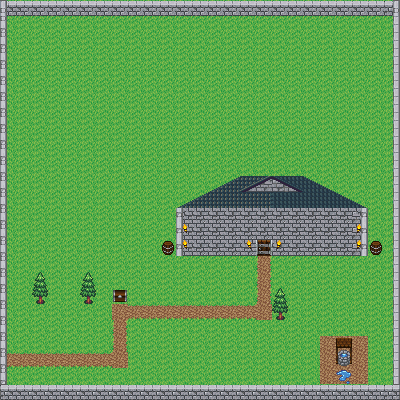

Rendered tile map (Tiled .tmx) drawn with the repository's tilesets; below, a short description and the map source with its tile grids summarised:
An orthogonal 25x25 tile map with 16x16 px tiles, 4 tile layers (Background, Foreground, Overhead, Other), 2 tilesets and 14 objects (3x tree, 3x container, 2x wall, well, door).

<map version="1.0" orientation="orthogonal" renderorder="right-down" width="25" height="25" tilewidth="16" tileheight="16" nextobjectid="15">
 <tileset firstgid="1" name="town" tilewidth="16" tileheight="16" tilecount="128">
  <image source="tilesets/town.png" width="256" height="128" />
 </tileset>
 <tileset firstgid="129" name="indoor_stone" tilewidth="16" tileheight="16" tilecount="216">
  <image source="tilesets/indoor_stone.png" width="288" height="192" />
 </tileset>
 <layer name="Background" width="25" height="25">
  <data>[625 cells, 625 non-empty, 4 distinct tile ids]</data>
 </layer>
 <layer name="Foreground" width="25" height="25">
  <data>[625 cells, 115 non-empty, 14 distinct tile ids]</data>
 </layer>
 <layer name="Overhead" width="25" height="25">
  <data>[625 cells, 49 non-empty, 15 distinct tile ids]</data>
 </layer>
 <layer name="Other" width="25" height="25">
  <data>[625 cells, 6 non-empty, 2 distinct tile ids]</data>
 </layer>
 <objectgroup name="ColliderRectangles">
  <object id="1" type="wall" x="272" y="205" width="96" height="40">
   <properties>
    <property name="material" value="stone" />
   </properties>
  </object>
  <object id="2" type="wall" x="176" y="205" width="80" height="40">
   <properties>
    <property name="material" value="stone" />
   </properties>
  </object>
  <object id="3" type="tree" x="83" y="286" width="9" height="6">
   <properties>
    <property name="type" value="evergreen" />
   </properties>
  </object>
  <object id="4" type="tree" x="35" y="286" width="9" height="6">
   <properties>
    <property name="type" value="evergreen" />
   </properties>
  </object>
  <object id="5" type="well" x="338" y="351" width="13" height="4">
   <properties>
    <property name="type" value="water" />
   </properties>
  </object>
  <object id="6" x="394" y="3.33333" width="16" height="400">
   <properties>
    <property name="type" value="map_bounds" />
   </properties>
  </object>
  <object id="7" x="0" y="-16" width="400" height="21.5">
   <properties>
    <property name="type" value="map_bounds" />
   </properties>
  </object>
  <object id="8" x="-9.625" y="0.5" width="16" height="400">
   <properties>
    <property name="type" value="map_bounds" />
   </properties>
  </object>
  <object id="9" x="0" y="398" width="400" height="16">
   <properties>
    <property name="type" value="map_bounds" />
   </properties>
  </object>
  <object id="10" type="door" x="256" y="205" width="16" height="35">
   <properties>
    <property name="material" value="wood" />
   </properties>
  </object>
  <object id="11" type="container" x="114" y="290" width="11" height="3">
   <properties>
    <property name="material" value="wood" />
    <property name="type" value="chest" />
   </properties>
  </object>
  <object id="12" type="container" x="163" y="241" width="10" height="3">
   <properties>
    <property name="material" value="wood" />
    <property name="type" value="barrel" />
   </properties>
  </object>
  <object id="13" type="container" x="371" y="241" width="10" height="3">
   <properties>
    <property name="material" value="wood" />
    <property name="type" value="barrel" />
   </properties>
  </object>
  <object id="14" type="tree" x="275" y="302" width="9" height="6">
   <properties>
    <property name="type" value="evergreen" />
   </properties>
  </object>
 </objectgroup>
</map>